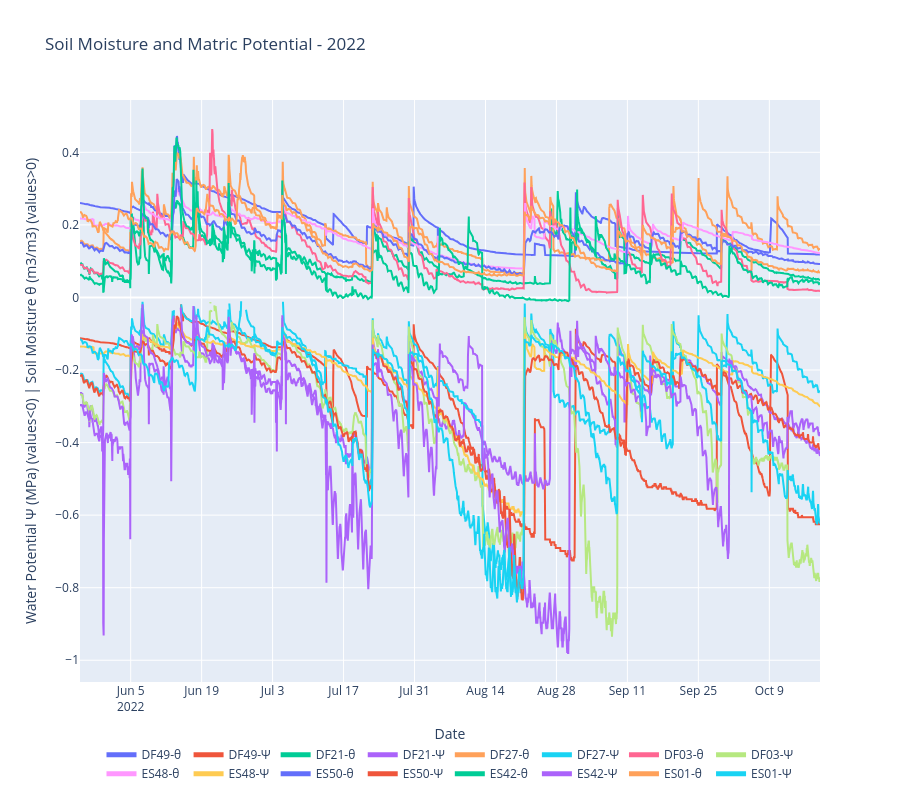

This figure's notebook cell:
### Markdown cell above
| Soil Type | α (1/cm) | α (converted to MPa⁻¹) | n |
| --- | --- | --- | --- |
| Sand | 0.1 - 0.15 | 0.01 - 0.015 | 2.68 - 4.7 |
| --- | --- | --- | --- |
| Sandy Loam | 0.07 - 0.1 | 0.007 - 0.01 | 1.89 - 2.28 |
| --- | --- | --- | --- |
| Loam | 0.03 - 0.07 | 0.003 - 0.007 | 1.31 - 1.56 |
| --- | --- | --- | --- |
| Clay | 0.01 - 0.03 | 0.001 - 0.003 | 1.09 - 1.31 |
| --- | --- | --- | --- |



The fractures sampled on the cliff contained soils that fell within the Sandy Loam texture classification. The samples had an average clay (<2um) content of 7.78 +/-0.74 %, an average silt (2-50 847 um) content of 31.24 +/- 6.12 % and an average sand (>50um) content of 60.98 +/- 5.66 %. 
The rock content (>4 mm) by weight in the soil samples ranged from 17 % to 72 % in our samples (mean: 37.9 +/- 18.6 %). - change default to n=2.28,  α = 0.01 (previous default n = 4.64, α = 0.0023)

For the glacial till trees: Morainal Deposits
Morainal deposits, often referred to as glacial till, are materials laid down by the glacial ice. These deposits are generally comprised of stones and gravels embedded in a matrix of sand, silt and clay sized materials. When this matrix contains nearly equal amounts of sand, silt and clay they are called loamy morainal deposits. When there are larger amounts of sand, they are referred to as sandy morainal. Source:  Saskatchewan Land Resource Unit, 2009. Saskatchewan Soil Resource Database User's Manual for SKSIDv4. Agriculture and Agri-Food Canada, Saskatoon, Sask.(https://soilsofsask.ca/soil-survey-soil-characteristics/surface-deposits.php#:~:text=Morainal%20deposits%2C%20often%20referred%20to,silt%20and%20clay%20sized%20materials.)

Soil clay contents range from 0.025 to 0.375 kg kg−1 (Table 1). The graded soil texture of the glacial tills, generally with a modest content of clay in combination with (coarse) sand, tends to induce very high densities. This is especially the case in the subsoil, where a bulk density in the range 1.6–1.8 g cm3 is not uncommon. The low content of clay implies that the soils included are poorly structured. At all sites, we selected arable fields growing mixed crop rotations for the studies. The same soils were used for studies of soil shear strength (Schjønning et al., 2020).(https://www-sciencedirect-com.ezproxy.lib.ucalgary.ca/topics/agricultural-and-biological-sciences/glacial-till)




<!-- \begin{table}[ht]
\centering
\caption{Van Genuchten parameters for soil types}
\begin{tabular}{llll}   
\hline
SoilType  & α (1/cm) & α (MPa⁻¹) & n \\
\hline
Sand & 0.1 - 0.15 & 0.01 - 0.015 & 2.68 - 4.7 \\
SandyLoam & 0.07 - 0.1 & 0.007 - 0.01 & 1.89 - 2.28 \\
Loam & 0.03 - 0.07 & 0.003 - 0.007 & 1.31 - 1.56 \\
Clay & 0.01 - 0.03 & 0.001 - 0.003 & 1.09 - 1.31 \\
\hline
\end{tabular}
\label{table:vg}
\end{table} -->

<!-- SoilType  α (1/cm)	α (MPa⁻¹)	    n
Sand	  0.1–0.15	~0.01–0.015	    2.68–4.7
SandyLoam 0.07–0.1	~0.007–0.01	    1.89–2.28
Loam	  0.03–0.07	~0.003–0.007	1.31–1.56
Clay	  0.01–0.03	~0.001–0.003	1.09–1.31 -->

### Code cell
updated_data = calculate_and_store_matric_potential(trees_data, n=2.28, α=0.01)
plot_soil_moisture_and_matric_potential(updated_data, year='2022')

### Figure 1 — Plotly figure (JSON) as saved in the notebook; plotly's stock layout.template omitted (floating-point values rounded to 4 significant figures; data arrays with more than 128 entries replaced by an {"elided": "..."} marker saying what was removed)
{"data": [{"mode": "lines", "name": "DF49-θ", "type": "scatter", "x": {"elided": "3505 str values"}, "y": {"elided": "3505 float values"}}, {"mode": "lines", "name": "DF49-Ψ", "type": "scatter", "x": {"elided": "3505 str values"}, "y": {"elided": "3505 float values"}}, {"mode": "lines", "name": "DF21-θ", "type": "scatter", "x": {"elided": "3505 str values"}, "y": {"elided": "3505 float values"}}, {"mode": "lines", "name": "DF21-Ψ", "type": "scatter", "x": {"elided": "3505 str values"}, "y": {"elided": "3505 float values"}}, {"mode": "lines", "name": "DF27-θ", "type": "scatter", "x": {"elided": "3505 str values"}, "y": {"elided": "3505 float values"}}, {"mode": "lines", "name": "DF27-Ψ", "type": "scatter", "x": {"elided": "3505 str values"}, "y": {"elided": "3505 float values"}}, {"mode": "lines", "name": "DF03-θ", "type": "scatter", "x": {"elided": "3505 str values"}, "y": {"elided": "3505 float values"}}, {"mode": "lines", "name": "DF03-Ψ", "type": "scatter", "x": {"elided": "3505 str values"}, "y": {"elided": "3505 float values"}}, {"mode": "lines", "name": "ES48-θ", "type": "scatter", "x": {"elided": "3505 str values"}, "y": {"elided": "3505 float values"}}, {"mode": "lines", "name": "ES48-Ψ", "type": "scatter", "x": {"elided": "3505 str values"}, "y": {"elided": "3505 float values"}}, {"mode": "lines", "name": "ES50-θ", "type": "scatter", "x": {"elided": "3505 str values"}, "y": {"elided": "3505 float values"}}, {"mode": "lines", "name": "ES50-Ψ", "type": "scatter", "x": {"elided": "3505 str values"}, "y": {"elided": "3505 float values"}}, {"mode": "lines", "name": "ES42-θ", "type": "scatter", "x": {"elided": "3505 str values"}, "y": {"elided": "3505 float values"}}, {"mode": "lines", "name": "ES42-Ψ", "type": "scatter", "x": {"elided": "3505 str values"}, "y": {"elided": "3505 float values"}}, {"mode": "lines", "name": "ES01-θ", "type": "scatter", "x": {"elided": "3505 str values"}, "y": {"elided": "3505 float values"}}, {"mode": "lines", "name": "ES01-Ψ", "type": "scatter", "x": {"elided": "3505 str values"}, "y": {"elided": "3505 float values"}}], "layout": {"height": 800, "legend": {"itemsizing": "constant", "orientation": "h", "x": 0.5, "xanchor": "center", "y": -0.1, "yanchor": "top"}, "title": {"text": "Soil Moisture and Matric Potential - 2022"}, "xaxis": {"title": {"text": "Date"}}, "yaxis": {"title": {"text": "Water Potential Ψ (MPa) (values<0) | Soil Moisture θ (m3/m3) (values>0)"}}}}
